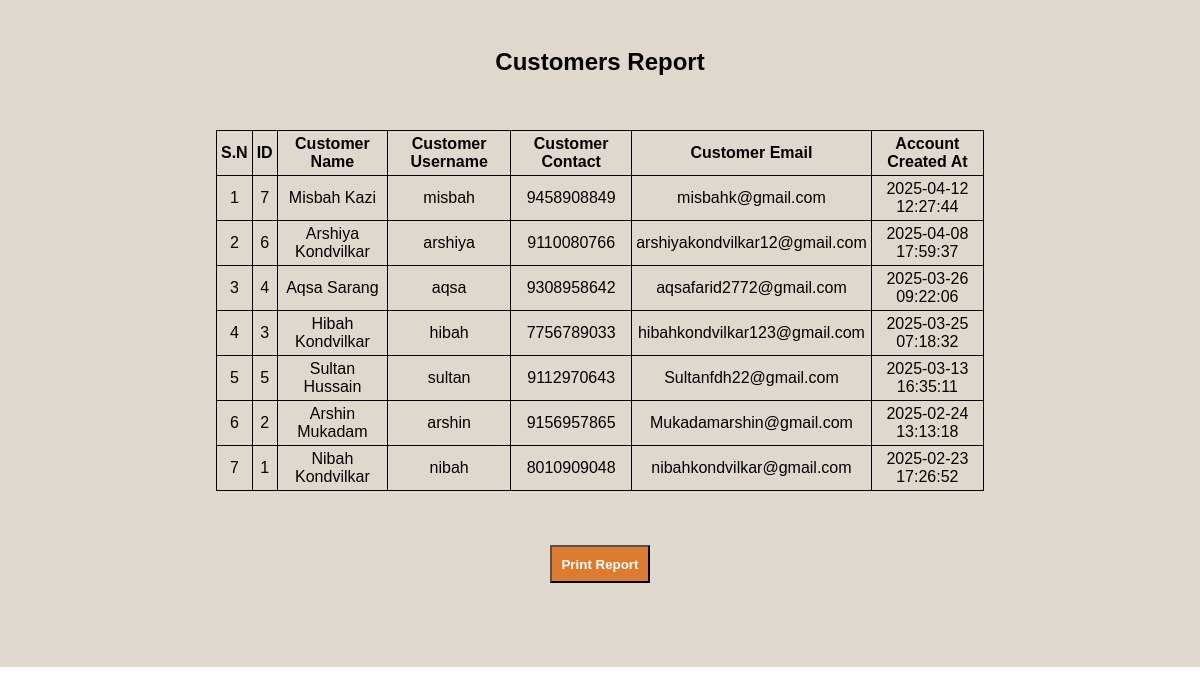
The page /admin/customerreport.php on the database its author committed.
### tables this page shows
CREATE TABLE `tbl_user` (
  `id` int(10) UNSIGNED NOT NULL,
  `full_name` varchar(100) NOT NULL,
  `username` varchar(100) NOT NULL,
  `contact` varchar(20) NOT NULL,
  `email` varchar(100) NOT NULL,
  `address` varchar(255) NOT NULL,
  `password` varchar(255) NOT NULL,
  `otp` int(11) NOT NULL,
  `otp_expiry` datetime NOT NULL,
  `created_at` timestamp NOT NULL DEFAULT current_timestamp()
);

### admin/customerreport.php (the view, shortened to what this page needs)
<?php include('../config/constants.php');?>
<?php
  $i=1;
  $sql = "SELECT id, full_name, username, contact, email,created_at
  FROM tbl_user
  ORDER BY created_at DESC";
  $res=mysqli_query($conn,$sql);
?>
<!DOCTYPE html>
<html lang="en">
<head>
    <link rel="stylesheet" href="../css/admin.css">
</head>
<body>
    <div class="main-content text-center">
        <div class="wrapper">
            <h2><b>Customers Report</b></h2>
            <br><br><br>
            <table class="tbl-80">
            <tr>
              <th>S.N</th>
              <th>ID</th>
              <th>Customer Name</th>
              <th>Customer Username</th>
              <th>Customer Contact</th>
              <th>Customer Email</th>
              <th>Account Created At</th>
            </tr>
            <?php if(mysqli_num_rows($res)>0) { ?>
            <?php while($row = mysqli_fetch_assoc($res)) {?>
            <tr>
                <td><?php echo $i++;?></td>
                <td><?php echo $row['id'];?></td>
                <td><?php echo $row['full_name'];?></td>
                <td><?php echo $row['username'];?></td>
                <td><?php echo $row['contact'];?></td>
                <td><?php echo $row['email'];?></td>
                <td><?php echo $row['created_at'];?></td>
            </tr>
            <?php } ?>
            <?php } else { ?>
                <tr>
                    <td colspan='5' class='text-center'><strong>No Customer Data Found</strong></td>
                </tr>
            <?php }?>
            </table>
            <br><br><br>
            <form>
            <button type="button" class="no-print btn-report" onclick="window.print()">Print Report</button>
            </form>
            <br><br>
       </div>
    </div>
</body>
</html>

### css/admin.css (style rules this page uses)
* { margin: 0; padding: 0; font-family: Arial, Helvetica, sans-serif; }
.wrapper { padding: 1%; width: 80%; margin: 0 auto; }
.text-center { text-align: center; }
.tbl-80 { width: 80%; padding-left: 20%; border-collapse: collapse; margin-left: auto; margin-right: auto; }
.tbl-80 th, .tbl-80 td { border: 1px solid black; padding: 4px; text-align: center; }
table tr th { border-bottom: 1px solid black; padding: 1%; text-align: left; }
table tr td { padding: 1%; }
.btn-report { background-color: #dd7b30; padding: 1%; color: white; text-decoration: none; font-weight: bold; display: inline-table; }
.main-content { background-color:#e0d7cd ; padding: 3% 0; }

### rows shown on the page
tbl_user: id "7", full_name "Misbah Kazi", username "misbah", contact "9458908849", email "misbahk@gmail.com", created_at "2025-04-12 12:27:44"
tbl_user: id "6", full_name "Arshiya Kondvilkar", username "arshiya", contact "9110080766", email "arshiyakondvilkar12@gmail.com", created_at "2025-04-08 17:59:37"
tbl_user: id "4", full_name "Aqsa Sarang", username "aqsa", contact "9308958642", email "aqsafarid2772@gmail.com", created_at "2025-03-26 09:22:06"
tbl_user: id "3", full_name "Hibah Kondvilkar", username "hibah", contact "7756789033", email "hibahkondvilkar123@gmail.com", created_at "2025-03-25 07:18:32"
tbl_user: id "5", full_name "Sultan Hussain", username "sultan", contact "9112970643", email "Sultanfdh22@gmail.com", created_at "2025-03-13 16:35:11"
tbl_user: id "2", full_name "Arshin Mukadam", username "arshin", contact "9156957865", email "Mukadamarshin@gmail.com", created_at "2025-02-24 13:13:18"
tbl_user: id "1", full_name "Nibah Kondvilkar", username "nibah", contact "8010909048", email "nibahkondvilkar@gmail.com", created_at "2025-02-23 17:26:52"
